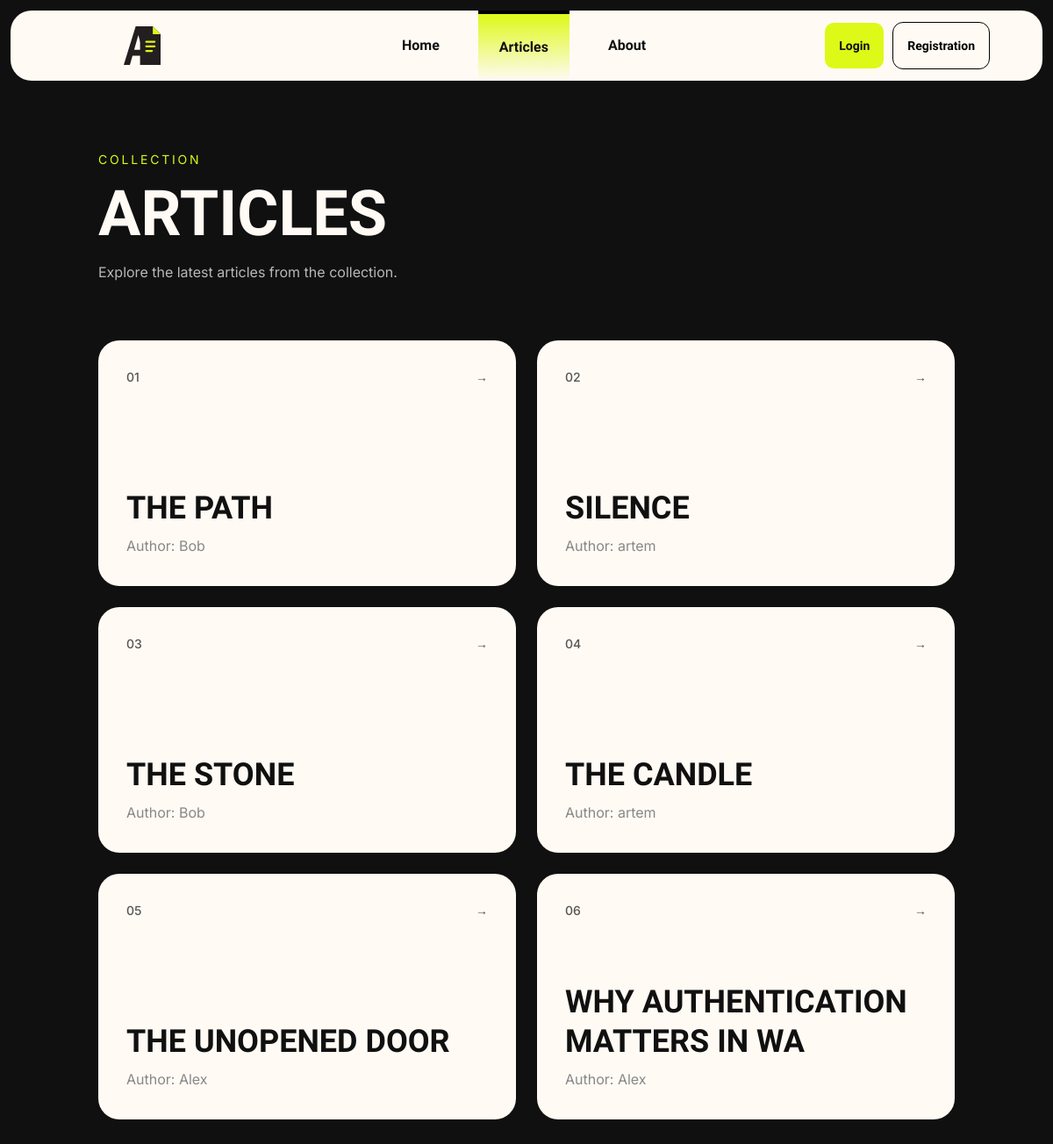
The app's page /articles/ with its own data.
### app/models.py (models this page shows, shortened)
class Article(models.Model):
    title = models.CharField(max_length=50)
    text = models.CharField(max_length=1000)
    author = models.ForeignKey(
        User,
        on_delete=models.CASCADE,
        null = True
    )

### app/views.py (the view)
class ArticleList(ListView):
    model = Article
    template_name = "app/articles.html"

### app/templates/app/articles.html (shortened to what this page needs)
{% extends "app/base.html" %}
{% block content %}
<div class="w-full min-h-10/12 px-6 md:px-15 lg:px-25 py-20">
    <div class="w-full max-w-400 mx-auto">
        <div class="flex items-center justify-between">
            <div class="flex flex-col gap-4 mb-16">
                <span class="font-['Inter'] text-sm uppercase tracking-[0.2em] text-[#DDF918]">
                    Collection
                </span>
                <h1 class="font-['Unbounded'] font-bold text-5xl md:text-7xl uppercase text-[#FFFAF4]">
                    Articles
                </h1>
                <p class="font-['Inter'] text-base leading-7 text-[#B8B8B8] max-w-120">
                    Explore the latest articles from the collection.
                </p>
            </div>
        </div>
        <div class="grid grid-cols-1 md:grid-cols-2 gap-6">
            {% for article in object_list %}
                <a
                    href="{% url 'article_detail' article.pk %}"
                    class="group relative min-h-70 p-8 rounded-3xl bg-[#FFFAF4] flex flex-col justify-between overflow-hidden transition-all duration-500 hover:-translate-y-2 hover:shadow-[10px_10px_0_#DDF918]"
                >
                    <div class="flex items-center justify-between">
                        <span class="font-['Inter'] text-sm font-medium text-[#555555]">
                            {{ forloop.counter|stringformat:"02d" }}
                        </span>
                        <span class="font-['Inter'] text-sm text-[#555555] transition-transform duration-500 group-hover:translate-x-2">
                            →
                        </span>
                    </div>
                    <div>
                        <div class="flex flex-col justify-center gap-1.5">
                            <h2 class="font-['Unbounded'] font-bold text-3xl md:text-4xl uppercase leading-tight text-[#101010] transition-transform duration-500 group-hover:translate-x-2">
                                {{ article.title }}
                            </h2>
                            <p class="font-['Inter'] text-base leading-7 text-[#888888] max-w-120 transition-transform duration-500 group-hover:translate-x-2">
                                Author: {{article.author}}
                            </p>
                        </div>
                    </div>
                </a>
            {% endfor %}
        </div>
    </div>
</div>
{% endblock %}

### records on screen
Article: title "THE PATH", author "Bob"
Article: title "SILENCE", author "artem"
Article: title "THE STONE", author "Bob"
Article: title "THE CANDLE", author "artem"
Article: title "THE UNOPENED DOOR", author "Alex"
Article: title "WHY AUTHENTICATION MATTERS IN WA", author "Alex"
